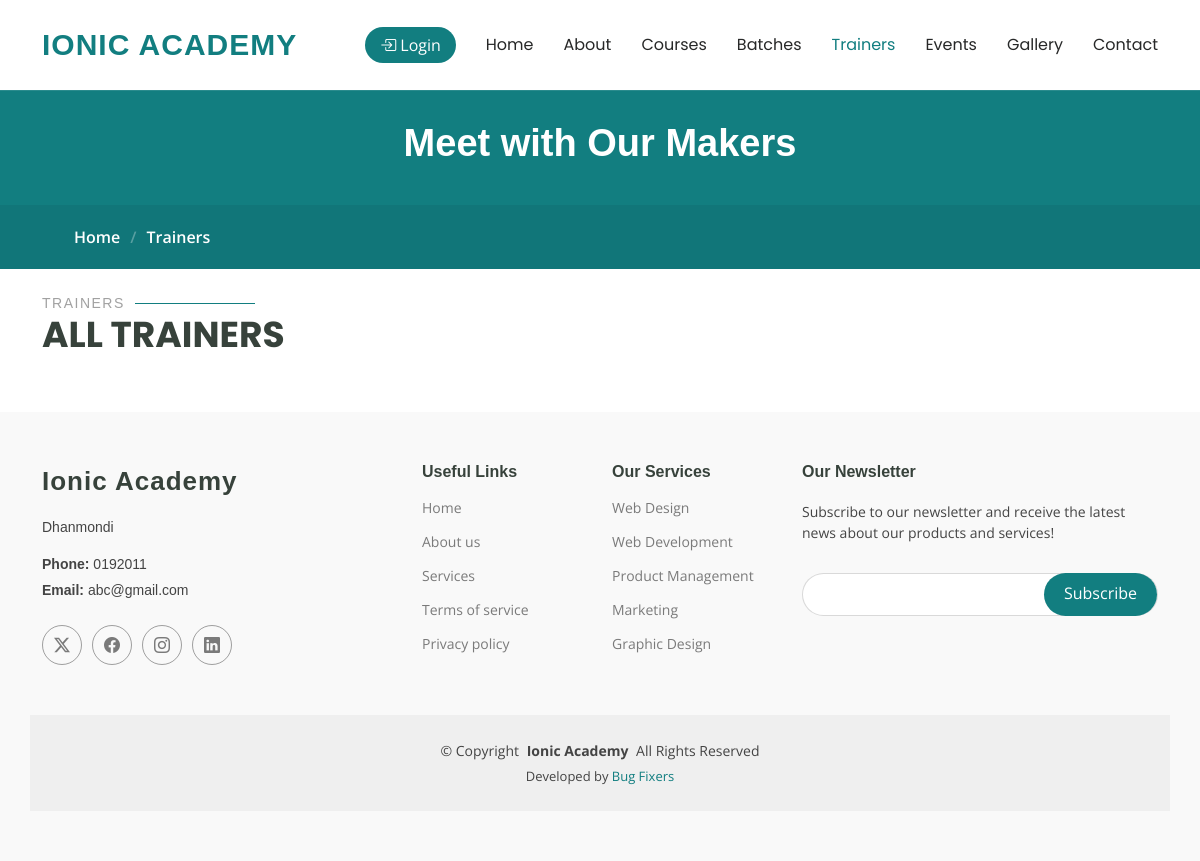
Before: /teachers/ with the older database file.
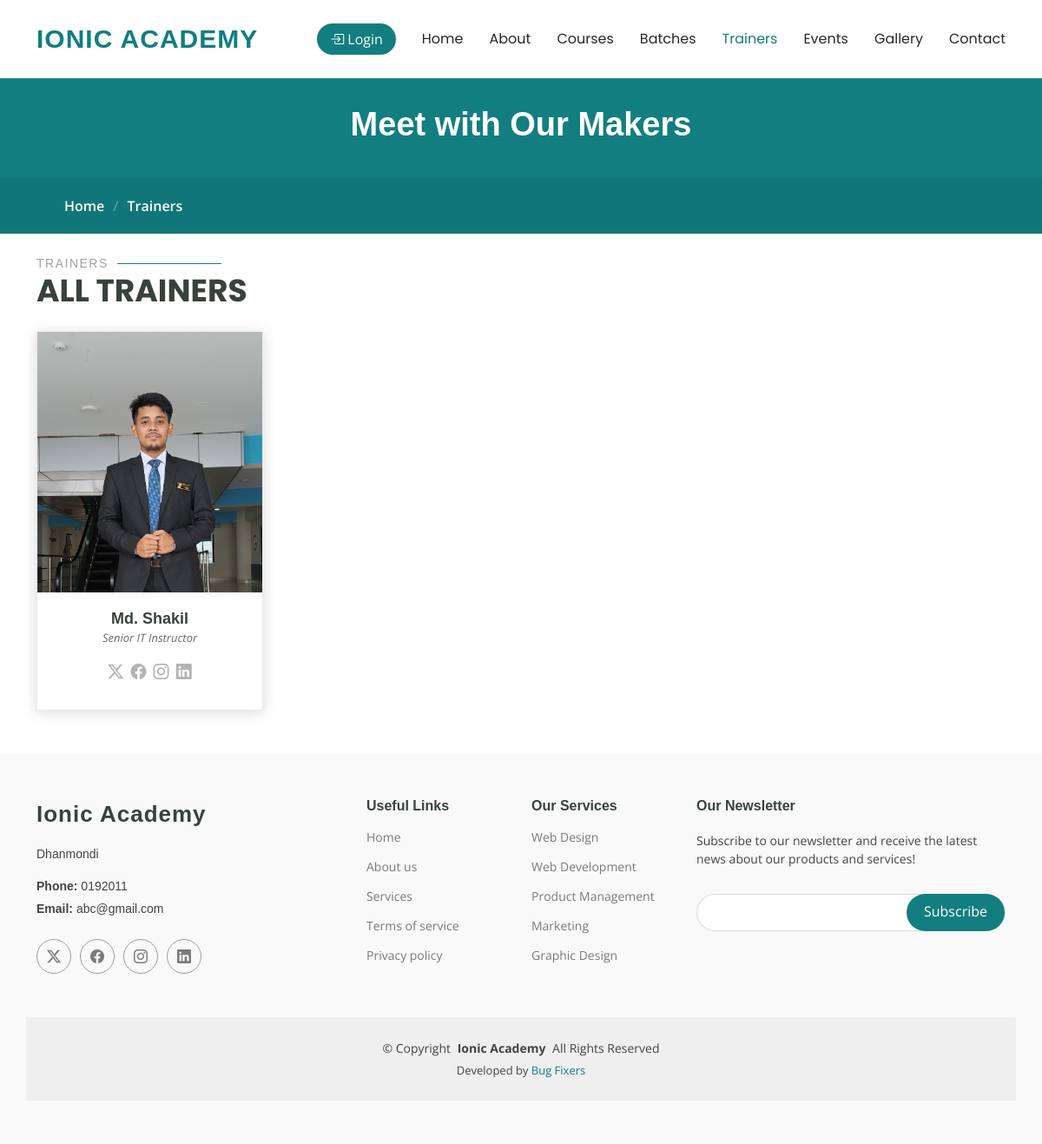
After: the same page with the newer database file.
### IMSapp/models.py (models this page shows, shortened)
class WebsiteContactModel(models.Model):
    Imsuser = models.CharField(max_length=50,null=True)
    Mobile = models.CharField(max_length=50,null=True)
    Address = models.CharField(max_length=100,null=True)
    Email = models.CharField(max_length=100,null=True)
    MapLink = models.TextField(null=True)
    GithubLink =models.CharField(max_length=150,null=True)
    FacebookLink =models.CharField(max_length=150,null=True)
    YoutubeLink =models.CharField(max_length=150,null=True)
    TwitterLink =models.CharField(max_length=150,null=True)

class TeacherModel(models.Model):
    Imsuser = models.OneToOneField(IMSUserModel,on_delete=models.CASCADE,related_name='teacherinfo',null=True)
    EmployID=models.CharField(max_length=100,null=True)
    TeacherName=models.CharField(max_length=100,null=True)
    Designation=models.CharField(max_length=100,null=True)
    Skills=models.CharField(max_length=100,null=True)
    LinkedInLink =models.CharField(max_length=150,null=True)
    GithubLink =models.CharField(max_length=150,null=True)
    FacebookLink =models.CharField(max_length=150,null=True)
    JoinDate = models.DateField(auto_now_add=True,null=True)
    TeacherPhoto=models.ImageField(upload_to='teacherphoto',null=True)

### IMSapp/views.py (the view)
# urls.py: path('teachers/',teachers,name="teachers"),
def teachers(request):
    teacherdata = TeacherModel.objects.all()
    contactdata = WebsiteContactModel.objects.all()
    current_path = request.path
    context = {
        'pagetitle':'Meet with Our Makers',
        'subtitle':'Trainers',
        'teacherdata':teacherdata,
        'contactdata':contactdata,
        'path':current_path,
    }
    return render(request,'common/teachers.html',context)

### IMSapp/templates/common/teachers.html
{% extends 'master/master.html' %}
{% block content %}
{% load static %}
{% include 'master/pagetitle.html' %}
<section id="trainers-index" class="section trainers-index">
    <div class="container section-title" data-aos="fade-up">
      <h2>Trainers</h2>
      <p>All Trainers</p>
    </div>
    <div class="container">
      <div class="row">
        {% include 'common/teachersection.html' %}
      </div>
    </div>
  </section>
{% endblock content %}

### IMSapp/templates/common/teachersection.html
{% for data in teacherdata %}
<div class="col-lg-3 col-md-4 col-sm-6 d-flex" data-aos="fade-up" data-aos-delay="100">
  <div class="member">
    <img src="{{data.TeacherPhoto.url}}" class="img-fluid" alt="">
    <div class="member-content">
      <h4>{{data.TeacherName}}</h4>
      <span>{{data.Designation}}</span>
      <div class="social">
        <a href=""><i class="bi bi-twitter-x"></i></a>
        <a href=""><i class="bi bi-facebook"></i></a>
        <a href=""><i class="bi bi-instagram"></i></a>
        <a href=""><i class="bi bi-linkedin"></i></a>
      </div>
    </div>
  </div>
</div>
{% endfor %}

### IMSapp/templates/master/footer.html (shortened to what this page needs)
<footer id="footer" class="footer position-relative">
    <div class="container footer-top">
      <div class="row gy-4">
        <div class="col-lg-4 col-md-6 footer-about">
          <a href="index.html" class="logo d-flex align-items-center">
            <span class="sitename">Ionic Academy</span>
          </a>
          {% for i in contactdata %}
          <div class="footer-contact pt-3">
            <p>{{i.Address}}</p>
            <p class="mt-3"><strong>Phone:</strong> <span>{{i.Mobile}}</span></p>
            <p><strong>Email:</strong> <span>{{i.Email}}</span></p>
          </div>
          <div class="social-links d-flex mt-4">
            <a href="{{i.Address}}" target="_blank"><i class="bi bi-twitter-x"></i></a>
            <a href="{{i.FacebookLink}}" target="_blank"><i class="bi bi-facebook"></i></a>
            <a href="{{i.TwitterLink}}" target="_blank"><i class="bi bi-instagram"></i></a>
            <a href="{{i.GithubLink}}" target="_blank"><i class="bi bi-linkedin"></i></a>
          </div>
          {% endfor %}
        </div>
        <div class="col-lg-2 col-md-3 footer-links">
          <h4>Useful Links</h4>
          <ul>
            <li><a href="#">Home</a></li>
            <li><a href="#">About us</a></li>
            <li><a href="#">Services</a></li>
            <li><a href="#">Terms of service</a></li>
            <li><a href="#">Privacy policy</a></li>
          </ul>
        </div>
        <div class="col-lg-2 col-md-3 footer-links">
          <h4>Our Services</h4>
          <ul>
            <li><a href="#">Web Design</a></li>
            <li><a href="#">Web Development</a></li>
            <li><a href="#">Product Management</a></li>
            <li><a href="#">Marketing</a></li>
            <li><a href="#">Graphic Design</a></li>
          </ul>
        </div>
        <div class="col-lg-4 col-md-12 footer-newsletter">
          <h4>Our Newsletter</h4>
          <p>Subscribe to our newsletter and receive the latest news about our products and services!</p>
          <form action="forms/newsletter.php" method="post" class="php-email-form">
            <div class="newsletter-form"><input type="email" name="email"><input type="submit" value="Subscribe"></div>
          </form>
        </div>
      </div>
    </div>
    <div class="container copyright text-center mt-4">
      <p>© <span>Copyright</span> <strong class="px-1 sitename">Ionic Academy</strong> <span>All Rights Reserved</span></p>
      <div class="credits">
        Developed by <a href="">Bug Fixers</a>
      </div>
    </div>
  </footer>

Changed rows visible on the page:
added TeacherModel: TeacherPhoto (picture), TeacherName "Md. Shakil", Designation "Senior IT Instructor"
